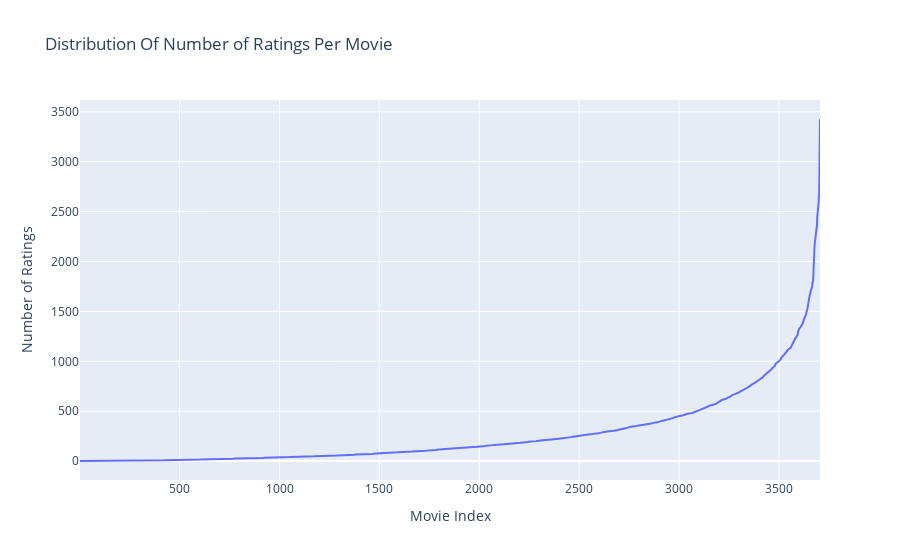

This figure's notebook cell:
### Markdown cell above
## Number Ratings per Movie

### Code cell
data_item = data_csv.groupby('item')['rating'].count()
index_item = list(range(1, len(data_item.values) + 1))

trace = go.Scatter(x = index_item,
                   y = sorted(data_item.values, reverse=False),
                   )
# Create layout
layout = dict(title = 'Distribution Of Number of Ratings Per Movie',
              xaxis = dict(title = 'Movie Index'),
              yaxis = dict(title = 'Number of Ratings'))

# Create plot
fig = go.Figure(data=[trace], layout=layout)
iplot(fig)

### Figure 1 — Plotly figure (JSON) as saved in the notebook; plotly's stock layout.template omitted (floating-point values rounded to 4 significant figures; data arrays with more than 128 entries replaced by an {"elided": "..."} marker saying what was removed)
{"data": [{"type": "scatter", "x": {"elided": "3706 int values"}, "y": {"elided": "3706 int values"}}], "layout": {"title": {"text": "Distribution Of Number of Ratings Per Movie"}, "xaxis": {"title": {"text": "Movie Index"}}, "yaxis": {"title": {"text": "Number of Ratings"}}}}
